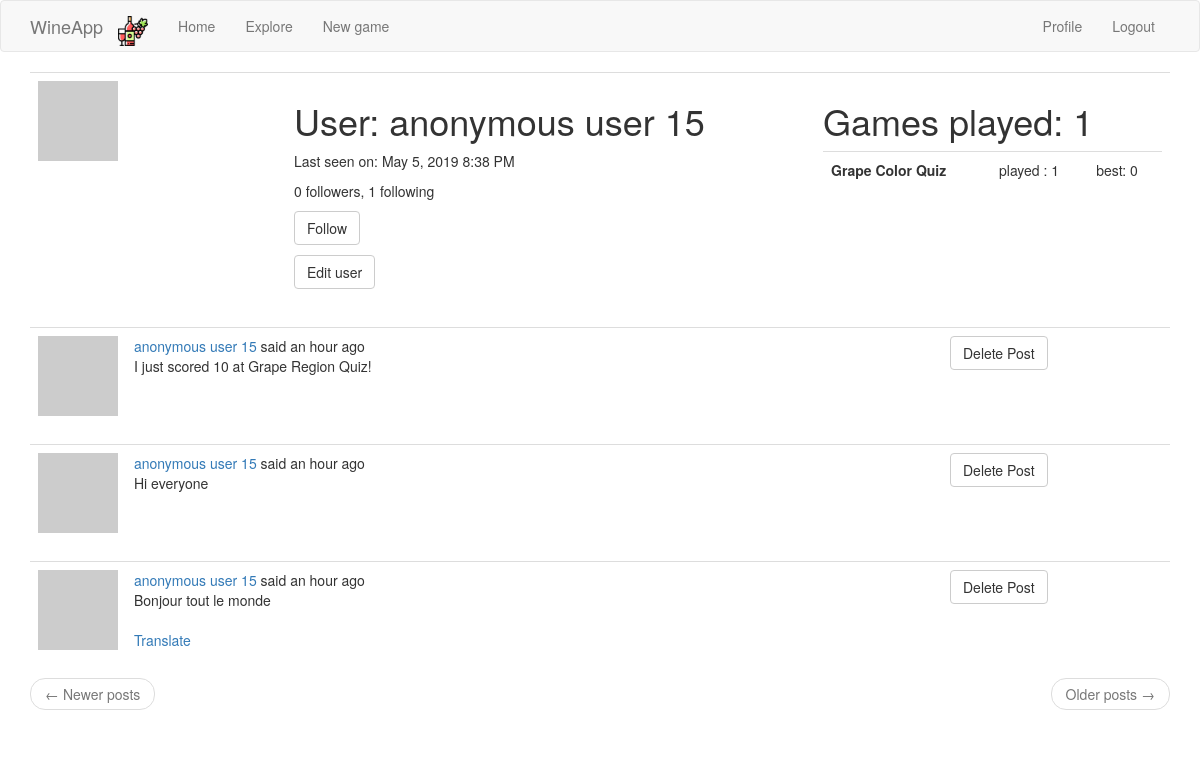
/user/anonymous user 15 (signed in), run on the app's committed database.
### app/models.py (models this page shows, shortened)
class User(UserMixin, db.Model):
    id = db.Column(db.Integer, primary_key=True)
    username = db.Column(db.String(64), index=True, unique=True)
    email = db.Column(db.String(120), index=True, unique=True)
    password_hash = db.Column(db.String(128))
    posts = db.relationship('Post', backref='author', lazy='dynamic')
    about_me = db.Column(db.String(140))
    last_seen = db.Column(db.DateTime, default=datetime.utcnow)
    followed = db.relationship(
        'User', secondary=followers,
        primaryjoin=(followers.c.follower_id == id),
        secondaryjoin=(followers.c.followed_id == id),
        backref=db.backref('followers', lazy='dynamic'), lazy='dynamic')
    def avatar(self, size):
        digest = md5(self.email.lower().encode('utf-8')).hexdigest()
        return 'https://www.gravatar.com/avatar/{}?d=identicon&s={}'.format(
            digest, size)
    def is_following(self, user_):
        return self.followed.filter(
            followers.c.followed_id == user_.id).count() > 0

class Post(db.Model):
    id = db.Column(db.Integer, primary_key=True)
    body = db.Column(db.String(140))
    timestamp = db.Column(db.DateTime, index=True, default=datetime.utcnow)
    user_id = db.Column(db.Integer, db.ForeignKey('user.id'))
    language = db.Column(db.String(5))

### app/main/routes.py (the view)
@bp.route('/user/<username>')
@login_required
def user(username):
    user_ = User.query.filter_by(username=username).first_or_404()
    summary_per_type, nb_played_games = get_player_stats(user_)
    page = request.args.get('page', 1, type=int)
    posts = user_.posts.order_by(Post.timestamp.desc()).paginate(
        page, current_app.config['POSTS_PER_PAGE'], False)
    next_url = url_for('main.user', username=user_.username,
                       page=posts.next_num) if posts.has_next else None
    prev_url = url_for('main.user', username=user_.username,
                       page=posts.prev_num) if posts.has_prev else None
    return render_template('user.html', user=user_, posts=posts.items,
                           next_url=next_url, prev_url=prev_url, nb_played_games=nb_played_games,
                           games_data=summary_per_type)

### app/main/routes.py (called while the page is built)
@bp.before_app_request
def before_request():
    if current_user.is_authenticated:
        current_user.last_seen = datetime.utcnow()
        db.session.commit()
    g.locale = str(get_locale())

### app/models.py (called while the page is built)
@login.user_loader
def load_user(id):
    return User.query.get(int(id))

def get_player_stats(user_):
    games = Game.query.filter_by(player_id=user_.id).all()
    games_per_type = {}
    for game_type, game_name in current_app.config['GAMES_TO_NAMES'].items():
        games_per_type[(game_type, game_name)] = [game for game in games if game.game_type == game_type]
    summary_per_type = []
    for (game_type, game_name), games in games_per_type.items():
        summary_per_type.append(
            {
                'name': game_name,
                'type': game_type,
                'nb_played': len(games),
                'best': max(games, key=lambda x: x.score).score if len(games) > 0 else '-'
            }
        )
        return summary_per_type, len(games)

### app/templates/user.html (shortened to what this page needs)
{% extends "base.html" %}
{% block app_content %}
<table class="table table-hover">
    <tr>
        <td width="256px"><img src="{{ user.avatar(256) }}"></td>
        <td>
            <h1>{{ _('User') }}: {{ user.username }}</h1>
            {% if user.last_seen %}
            <p>{{ _('Last seen on') }}: {{ moment(user.last_seen).format('LLL') }}</p>
            {% endif %}
            <p>{{ _('%(count)d followers', count=user.followers.count()) }}, {{ _('%(count)d following',
                count=user.followed.count()) }}</p>
            {% if user == current_user %}
            <p><a class="btn btn-default" href="{{ url_for('main.edit_profile') }}">{{ _('Edit your profile') }}</a></p>
            {% elif not current_user.is_following(user) %}
            <p><a class="btn btn-default" href="{{ url_for('main.follow', username=user.username) }}">{{ _('Follow') }}</a></p>
            {% else %}
            <p><a class="btn btn-default" href="{{ url_for('main.unfollow', username=user.username) }}">{{ _('Unfollow') }}</a></p>
            {% endif %}
            {% if current_user.username == 'admin' %}
            <p><a class="btn btn-default" href="{{ url_for('main.edit_user', username=user.username) }}">{{ _('Edit user') }}</a></p>
            {% endif %}
        </td>
        <td>
            <h1>Games played: {{ nb_played_games }}</h1>
            <table class="table table-hover">
                {% for game in games_data %}
                <tr onclick="window.location='{{ url_for('main.quick_new_game', game_type=game.type) }}'">
                    <th>{{ game.name }}</th>
                    <td>played : {{ game.nb_played }}</td>
                    <td>best: {{ game.best }}</td>
                    {% endfor %}
                </tr>
            </table>
        </td>
    </tr>
</table>
{% for post in posts %}
{% include '_post.html' %}
{% endfor %}
<nav aria-label="...">
    <ul class="pager">
        <li class="previous{% if not prev_url %} disabled{% endif %}">
            <a href="{{ prev_url or '#' }}">
                <span aria-hidden="true">&larr;</span> {{ _('Newer posts') }}
            </a>
        </li>
        <li class="next{% if not next_url %} disabled{% endif %}">
            <a href="{{ next_url or '#' }}">
                {{ _('Older posts') }} <span aria-hidden="true">&rarr;</span>
            </a>
        </li>
    </ul>
</nav>
{% endblock %}

### app/templates/_post.html (shortened to what this page needs)
    <table class="table table-hover">
        <tr>
            <td width="70px">
                <a href="{{ url_for('main.user', username=post.author.username) }}">
                    <img src="{{ post.author.avatar(70) }}" />
                </a>
            </td>
            <td>
                {{ _('%(username)s said %(when)s',
                    username=user_link, when=moment(post.timestamp).fromNow()) }}
                <br>
                <span id="post{{ post.id }}">{{ post.body }}</span>
                {% if post.language and post.language != g.locale %}
                <br><br>
                <span id="translation{{ post.id }}">
                    <a href="javascript:translate(
                                '#post{{ post.id }}',
                                '#translation{{ post.id }}',
                                '{{ post.language }}',
                                '{{ g.locale }}');">{{ _('Translate') }}</a>
                </span>
                {% endif %}
            </td>
            {% if current_user.username == 'admin' or current_user.username == post.author.username %}
            <td style="width:20%">
                <a class="btn btn-default" href="{{ url_for('main.delete_post', post_id=post.id) }}">Delete Post</a>
            </td>
            {% endif %}
        </tr>
    </table>

### data on the page
User: username "anonymous user 15", last_seen "May 5, 2019 8:38 PM"
Post: body "I just scored 10 at Grape Region Quiz!"
Post: body "Hi everyone"
Post: body "Bonjour tout le monde"

### other printed values
{{ nb_played_games }} "1"
{{ game.name }} "Grape Color Quiz"
{{ game.nb_played }} "1"
{{ game.best }} "0"
